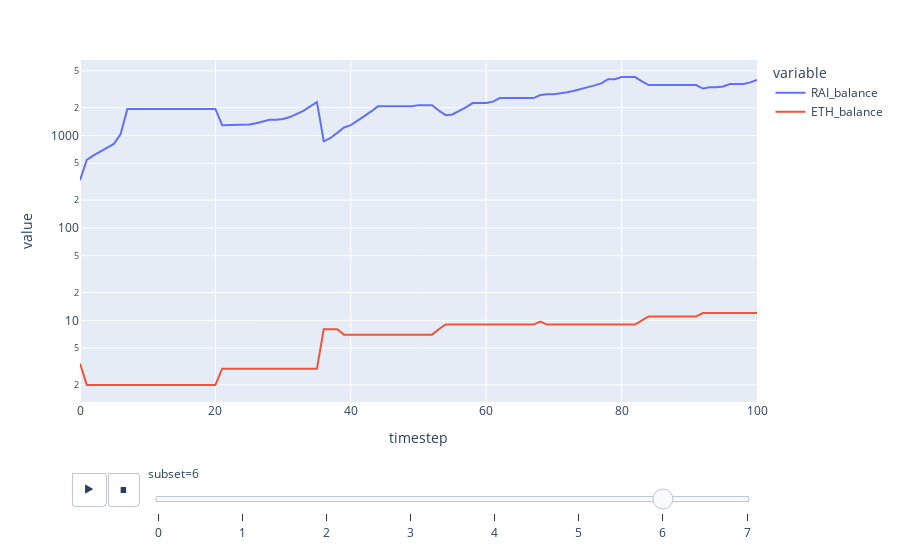

Notebook code for this chart:
### Code cell
px.line(experiments,
        x='timestep',
        y=['RAI_balance', 'ETH_balance'],
        animation_frame='subset',
        log_y=True)

### Figure 1 — Plotly figure (JSON) as saved in the notebook; plotly's stock layout.template omitted (floating-point values rounded to 4 significant figures)
{"data": [{"hovertemplate": "variable=RAI_balance<br>subset=6<br>timestep=%{x}<br>value=%{y}<extra></extra>", "legendgroup": "RAI_balance", "line": {"color": "#636efa", "dash": "solid"}, "mode": "lines", "name": "RAI_balance", "orientation": "v", "showlegend": true, "type": "scatter", "x": [0, 1, 2, 3, 4, 5, 6, 7, 8, 9, 10, 11, 12, 13, 14, 15, 16, 17, 18, 19, 20, 21, 22, 23, 24, 25, 26, 27, 28, 29, 30, 31, 32, 33, 34, 35, 36, 37, 38, 39, 40, 41, 42, 43, 44, 45, 46, 47, 48, 49, 50, 51, 52, 53, 54, 55, 56, 57, 58, 59, 60, 61, 62, 63, 64, 65, 66, 67, 68, 69, 70, 71, 72, 73, 74, 75, 76, 77, 78, 79, 80, 81, 82, 83, 84, 85, 86, 87, 88, 89, 90, 91, 92, 93, 94, 95, 96, 97, 98, 99, 100], "xaxis": "x", "y": [328.9, 546, 609, 671, 747, 811, 1039, 1939, 1939, 1939, 1939, 1939, 1939, 1939, 1939, 1939, 1939, 1939, 1939, 1939, 1939, 1295, 1295, 1295, 1295, 1317, 1355, 1418, 1479, 1479, 1506, 1583, 1696, 1851, 2065, 2300, 866, 940, 1068, 1223, 1295, 1437, 1623, 1822, 2069, 2069, 2069, 2069, 2069, 2077, 2132, 2132, 2132, 1867, 1661, 1688, 1832, 2015, 2243, 2243, 2243, 2327, 2542, 2542, 2542, 2542, 2542, 2542, 2743, 2797, 2797, 2852, 2945, 3056, 3176, 3320, 3485, 3669, 4069, 4069, 4287, 4287, 4287, 3861, 3512, 3512, 3512, 3512, 3512, 3512, 3512, 3512, 3221, 3323, 3323, 3397, 3607, 3607, 3607, 3760, 4006], "yaxis": "y"}, {"hovertemplate": "variable=ETH_balance<br>subset=6<br>timestep=%{x}<br>value=%{y}<extra></extra>", "legendgroup": "ETH_balance", "line": {"color": "#EF553B", "dash": "solid"}, "mode": "lines", "name": "ETH_balance", "orientation": "v", "showlegend": true, "type": "scatter", "x": [0, 1, 2, 3, 4, 5, 6, 7, 8, 9, 10, 11, 12, 13, 14, 15, 16, 17, 18, 19, 20, 21, 22, 23, 24, 25, 26, 27, 28, 29, 30, 31, 32, 33, 34, 35, 36, 37, 38, 39, 40, 41, 42, 43, 44, 45, 46, 47, 48, 49, 50, 51, 52, 53, 54, 55, 56, 57, 58, 59, 60, 61, 62, 63, 64, 65, 66, 67, 68, 69, 70, 71, 72, 73, 74, 75, 76, 77, 78, 79, 80, 81, 82, 83, 84, 85, 86, 87, 88, 89, 90, 91, 92, 93, 94, 95, 96, 97, 98, 99, 100], "xaxis": "x", "y": [3.407, 2, 2, 2, 2, 2, 2, 2, 2, 2, 2, 2, 2, 2, 2, 2, 2, 2, 2, 2, 2, 3, 3, 3, 3, 3, 3, 3, 3, 3, 3, 3, 3, 3, 3, 3, 8, 8, 8, 7, 7, 7, 7, 7, 7, 7, 7, 7, 7, 7, 7, 7, 7, 8, 9, 9, 9, 9, 9, 9, 9, 9, 9, 9, 9, 9, 9, 9, 9.709, 9, 9, 9, 9, 9, 9, 9, 9, 9, 9, 9, 9, 9, 9, 10, 11, 11, 11, 11, 11, 11, 11, 11, 12, 12, 12, 12, 12, 12, 12, 12, 12], "yaxis": "y"}], "layout": {"autosize": true, "legend": {"title": {"text": "variable"}, "tracegroupgap": 0}, "margin": {"t": 60}, "sliders": [{"active": 6, "currentvalue": {"prefix": "subset="}, "len": 0.9, "pad": {"b": 10, "t": 60}, "steps": [{"args": [["0"], {"frame": {"duration": 0, "redraw": false}, "fromcurrent": true, "mode": "immediate", "transition": {"duration": 0, "easing": "linear"}}], "label": "0", "method": "animate"}, {"args": [["1"], {"frame": {"duration": 0, "redraw": false}, "fromcurrent": true, "mode": "immediate", "transition": {"duration": 0, "easing": "linear"}}], "label": "1", "method": "animate"}, {"args": [["2"], {"frame": {"duration": 0, "redraw": false}, "fromcurrent": true, "mode": "immediate", "transition": {"duration": 0, "easing": "linear"}}], "label": "2", "method": "animate"}, {"args": [["3"], {"frame": {"duration": 0, "redraw": false}, "fromcurrent": true, "mode": "immediate", "transition": {"duration": 0, "easing": "linear"}}], "label": "3", "method": "animate"}, {"args": [["4"], {"frame": {"duration": 0, "redraw": false}, "fromcurrent": true, "mode": "immediate", "transition": {"duration": 0, "easing": "linear"}}], "label": "4", "method": "animate"}, {"args": [["5"], {"frame": {"duration": 0, "redraw": false}, "fromcurrent": true, "mode": "immediate", "transition": {"duration": 0, "easing": "linear"}}], "label": "5", "method": "animate"}, {"args": [["6"], {"frame": {"duration": 0, "redraw": false}, "fromcurrent": true, "mode": "immediate", "transition": {"duration": 0, "easing": "linear"}}], "label": "6", "method": "animate"}, {"args": [["7"], {"frame": {"duration": 0, "redraw": false}, "fromcurrent": true, "mode": "immediate", "transition": {"duration": 0, "easing": "linear"}}], "label": "7", "method": "animate"}], "x": 0.1, "xanchor": "left", "y": 0, "yanchor": "top"}], "updatemenus": [{"buttons": [{"args": [null, {"frame": {"duration": 500, "redraw": false}, "fromcurrent": true, "mode": "immediate", "transition": {"duration": 500, "easing": "linear"}}], "label": "&#9654;", "method": "animate"}, {"args": [[null], {"frame": {"duration": 0, "redraw": false}, "fromcurrent": true, "mode": "immediate", "transition": {"duration": 0, "easing": "linear"}}], "label": "&#9724;", "method": "animate"}], "direction": "left", "pad": {"r": 10, "t": 70}, "showactive": false, "type": "buttons", "x": 0.1, "xanchor": "right", "y": 0, "yanchor": "top"}], "xaxis": {"anchor": "y", "autorange": true, "domain": [0, 1], "range": [0, 100], "title": {"text": "timestep"}, "type": "linear"}, "yaxis": {"anchor": "x", "autorange": true, "domain": [0, 1], "range": [0.116, 3.817], "title": {"text": "value"}, "type": "log"}}}
